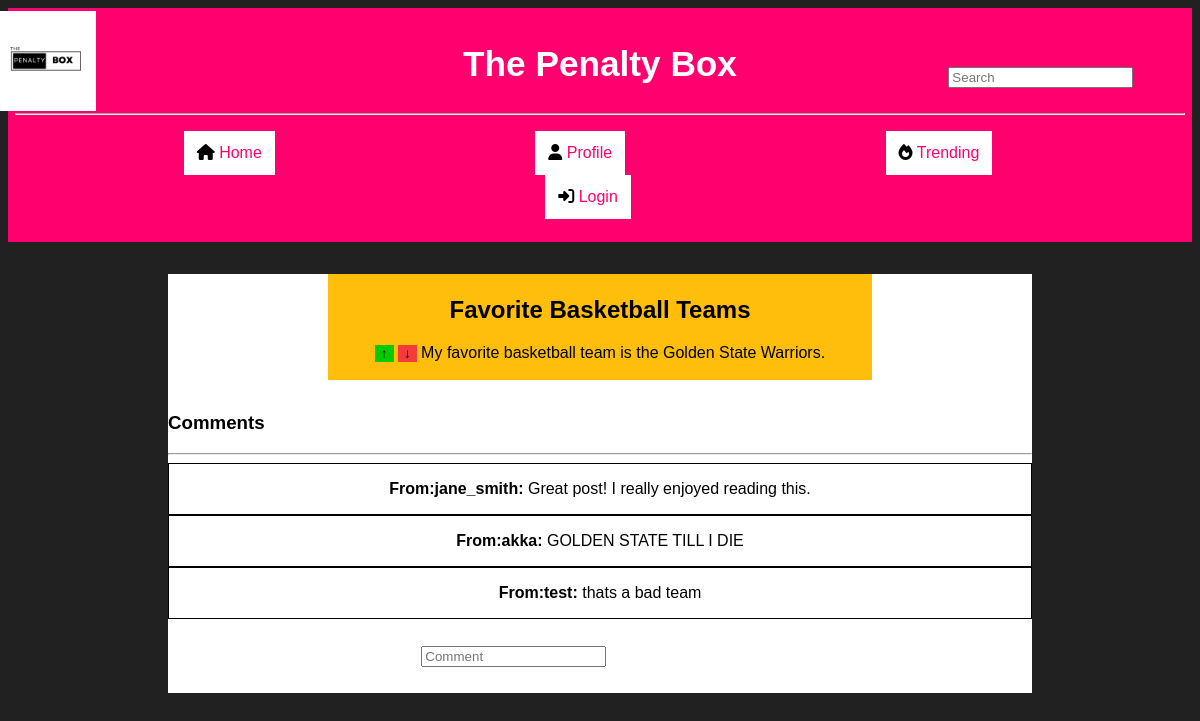
Screenshot of /post.php?post_id=1 with the database file from the repository.
### tables this page shows
CREATE TABLE `posts` (
  `post_id` bigint(20) UNSIGNED NOT NULL,
  `topic_id` int(11) NOT NULL,
  `user_id` int(11) NOT NULL,
  `body` text NOT NULL,
  `updated_at` timestamp NOT NULL DEFAULT current_timestamp()
);

CREATE TABLE `topics` (
  `topic_id` bigint(20) UNSIGNED NOT NULL,
  `title` varchar(255) NOT NULL,
  `description` text NOT NULL,
  `created_by` int(11) NOT NULL,
  `updated_at` timestamp NOT NULL DEFAULT current_timestamp()
);

CREATE TABLE `comments` (
  `comment_id` bigint(20) UNSIGNED NOT NULL,
  `post_id` int(11) NOT NULL,
  `user_id` int(11) NOT NULL,
  `body` text NOT NULL,
  `updated_at` timestamp NOT NULL DEFAULT current_timestamp()
);

CREATE TABLE `users` (
  `user_id` bigint(20) UNSIGNED NOT NULL,
  `username` varchar(50) NOT NULL,
  `email` varchar(50) NOT NULL,
  `password` varchar(255) NOT NULL,
  `updated_at` timestamp NOT NULL DEFAULT current_timestamp(),
  `is_admin` tinyint(1) DEFAULT 0
);

### post.php (the view, shortened to what this page needs)
<?php
include 'config.php';
if(isset($_SESSION['user'])&& isset($_SESSION['$uid'])) {
  $user = $_SESSION['user'];
  $uid = $_SESSION['$uid'] ;
}else{
  $user = null;
  $uid = null;
}
$sql2 = "SELECT user_id FROM users WHERE is_admin = TRUE";
$res = $pdo->query($sql2);
while ($row = $res->fetch()){
  if($row['user_id'] == $uid){
    $isAdmin = TRUE;
  }else{
    $isAdmin = FALSE;
  }
}
?>
<!DOCTYPE html>
<html lang="en">
<head>
    <link rel="stylesheet" href="./css/styles.css">
</head>
</head>
<body>
    <header>
        <nav class = "navbar">
            <h1>The Penalty Box</h1>
            <img class = "logo" src = "Penalty.png" width="100em" height="100em">
            <form action="search.php" method="GET">
            <input type="text" name = "search" placeholder="Search">
          </form>
            <hr>
            <ul>
                <li><i class="fa-solid fa-house"></i><a href = "index.php"> Home</a></li>
                <li><i class="fa-solid fa-user"></i><a href = "profile.php"> Profile</a></li>
                <li><i class="fa-solid fa-fire"></i><a href = "trending.php"> Trending</a></li>
                <?php
                  if($user == '' || $user == null){
                    echo " <li><i class='fa-solid fa-right-to-bracket'></i><a href = 'login.html'> Login</a></li>";
                  }else{
                    echo " <li><i class='fa-solid fa-right-to-bracket'></i><a href = 'logout.php'> Logout</a></li>";
                  }
                ?>
            </ul>
        </nav>
    </header>
<div class ="post-sec">
    <?php
        $pid = $_GET["post_id"];
        $sql = "SELECT title, body, P.user_id FROM posts P JOIN topics T ON T.topic_id = P.topic_id WHERE post_id =".$pid.";";
        $res = $pdo->query($sql);
        if($row = $res->fetch()){
          if($isAdmin == FALSE){
            echo "<div class = 'post'>";
            echo "<h2>".$row['title']."</h2>";
            echo "<p style = 'text-align:center'><td><button class='upvote' onclick='upvoteForum(1)'> &uarr;</button> <button class='downvote' onclick='upvoteForum(1)'>&darr;</button></td>   "  .$row['body']."</p>";
            echo "</div>";
          }
        }
    ?>
	<div class="comments">
		<h3>Comments</h3>
        <hr>
		<?php
            $pid = $_GET["post_id"];
            $sql2 = "SELECT C.comment_id, C.body, U.username, U.user_id FROM comments C JOIN posts P ON C.post_id = P.post_id JOIN users U ON U.user_id = C.user_id WHERE C.post_id=".$pid.";";
            $res = $pdo->query($sql2);
            while($row = $res->fetch()){
              if($isAdmin == FALSE){
                echo "<div style = 'border: 1px solid ;' class = 'comments'>";
                echo "<p style = 'text-align:center'><a style ='color:black; text-decoration: none'; href='otherUsers.php?user_id=".$row['user_id']."'><strong> From:".$row['username'].": </strong> </a> "  .$row['body']." </p>";
                echo "</div>";
              }
            }
            echo "<form method='GET' action='comment.php?post_id='.$pid.>";
            echo  "<input class = 'pReply' name = 'comm' type='text' placeholder='Comment'>";
            echo "</form>";
            ?>
	</div>
</div>
</body>

### css/styles.css (style rules this page uses)
body { background-image: url('bg.jpg'); background-color: #212121 ; font-family: Arial, Helvetica, sans-serif; }
i { color: black; }
.logo { position: absolute; top: .7em; right : 92% }
.navbar { background-color:#ff006e ; color: white; text-align: center; padding: 7px; }
header h1 { font-size: 2.2em; }
header input { position : absolute; top: 5em; right: 5em; }
.navbar li { display: inline-block; background-color: white; margin-right: 10em; margin-left: 6em; padding: 10px; border: solid ; }
.navbar a { text-decoration: none; color: #ff006e ; }
.upvote { background-color: rgb(3, 204, 3); border : none; }
.downvote { background-color: rgb(242, 60, 60); border : none; }
.post { background-color: #ffbe0b; padding: 2px; margin: 2em 10em; }
.post h2 { text-align: center; }
.comments { background-color: white; text-align: left; }
.post-sec { background-color: white; margin: 2em 10em; }
.pReply { margin: 2em 19em; }

### rows the page displays
posts: topic.title "Favorite Basketball Teams", body "My favorite basketball team is the Golden State Warriors."
comments: user.username "jane_smith", body "Great post! I really enjoyed reading this."
comments: user.username "akka", body "GOLDEN STATE TILL I DIE"
comments: user.username "test", body "thats a bad team"
